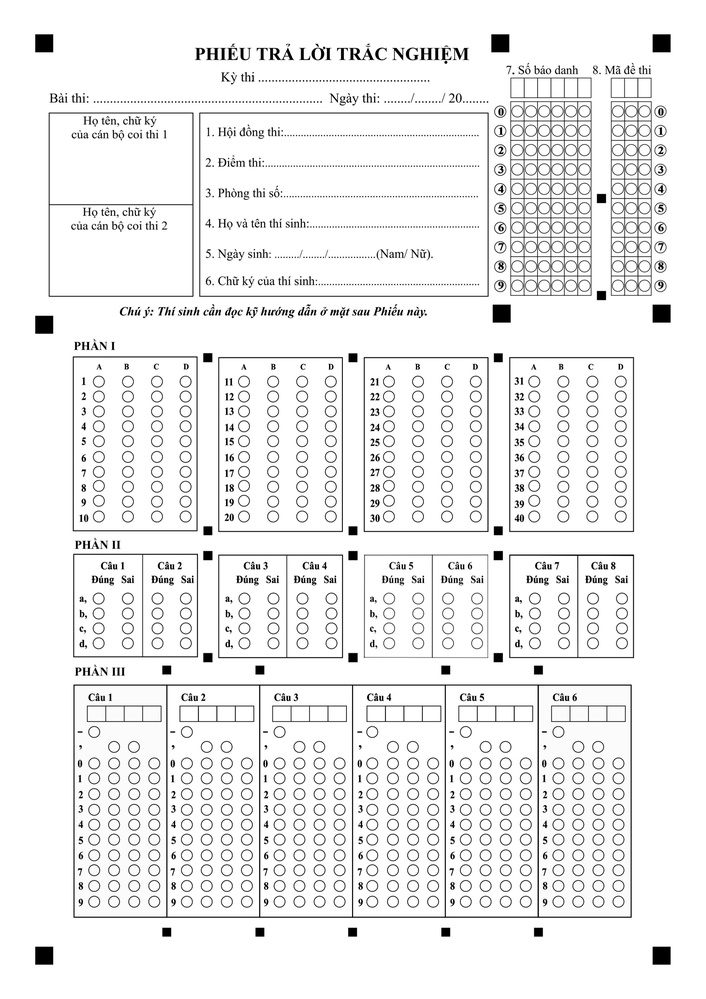
#> input picture image_input.jpg, 706 x 999 px, shrunk from 2481 x 3508 before the run
$ python -i p2.py   (imports and definitions only)
#> lines starting #> are read from the running program, lines starting #| are printed output that depends on the picture; after the words box and inside, x2 and y2 are one past the last pixel; in counts of white or black regions, pixels touching at a corner belong together
import cv2
import numpy as np
import matplotlib.pyplot as plt


def remove_text(image):
    # Convert to grayscale if not already
    if len(image.shape) == 3:
        gray = cv2.cvtColor(image, cv2.COLOR_BGR2GRAY)
    else:
        gray = image.copy()

    # Apply threshold
    _, binary = cv2.threshold(gray, 0, 255, cv2.THRESH_BINARY_INV + cv2.THRESH_OTSU)

    # Find contours
    contours, _ = cv2.findContours(binary, cv2.RETR_EXTERNAL, cv2.CHAIN_APPROX_SIMPLE)

    # Create a mask
    mask = np.ones(gray.shape, dtype=np.uint8) * 255

    for contour in contours:
        # Calculate contour properties
        area = cv2.contourArea(contour)
        perimeter = cv2.arcLength(contour, True)
        if perimeter == 0:
            continue
        circularity = 4 * np.pi * area / (perimeter * perimeter)

        # If the contour is not circular enough, remove it
        if circularity < 0.7 or area < 100:  # Adjust these thresholds as needed
            cv2.drawContours(mask, [contour], 0, 0, -1)

    # Apply the mask to the original image
    result = cv2.bitwise_and(gray, mask)

    return result


def detect_circles_and_marks(image):
    # Remove text
    cleaned_image = remove_text(image)

    # Apply GaussianBlur to reduce noise
    blurred = cv2.GaussianBlur(cleaned_image, (5, 5), 0)

    # Use HoughCircles to detect all circles
    circles = cv2.HoughCircles(
        blurred,
        cv2.HOUGH_GRADIENT,
        dp=1,
        minDist=30,
        param1=50,
        param2=30,
        minRadius=15,
        maxRadius=30
    )

    marked_circles = []
    unmarked_circles = []

    if circles is not None:
        circles = np.uint16(np.around(circles))
        for circle in circles[0, :]:
            x, y, r = circle
            # Check if the circle is marked (has significant black pixels inside)
            mask = np.zeros(cleaned_image.shape, np.uint8)
            cv2.circle(mask, (x, y), r - 2, 255, -1)
            mean_val = cv2.mean(cleaned_image, mask=mask)[0]

            if mean_val < 200:  # Adjust this threshold as needed
                marked_circles.append(circle)
            else:
                unmarked_circles.append(circle)

    return marked_circles, unmarked_circles, cleaned_image


def create_grid(image, marked_circles, unmarked_circles):
    height, width = image.shape[:2]
    all_circles = marked_circles + unmarked_circles

    # Sort circles by y-coordinate (row)
    sorted_circles = sorted(all_circles, key=lambda c: c[1])

    # Identify unique rows
    rows = []
    current_row = []
    for circle in sorted_circles:
        if not current_row or abs(circle[1] - current_row[0][1]) < height * 0.05:  # 5% của chiều cao
            current_row.append(circle)
        else:
            rows.append(sorted(current_row, key=lambda c: c[0]))  # Sắp xếp theo x trong mỗi hàng
            current_row = [circle]
    if current_row:
        rows.append(sorted(current_row, key=lambda c: c[0]))

    return rows


def create_answer_matrix(rows, marked_circles):
    answer_matrix = []
    for row in rows:
        row_answers = []
        for circle in row:
            if any(np.array_equal(circle, mc) for mc in marked_circles):
                row_answers.append(1)
            else:
                row_answers.append(0)
        answer_matrix.append(row_answers)
    return answer_matrix


def process_answer_sheet_p2(image_path):
    # Read the image
#> called with image_path = '../image_input.jpg'
    image = cv2.imread(image_path)
#> image is the input picture: shape (999, 706, 3); min 0, max 255, mean 238.7
    image_rgb = cv2.cvtColor(image, cv2.COLOR_BGR2RGB)

    # Detect marked and unmarked circles
    marked_circles, unmarked_circles, cleaned_image = detect_circles_and_marks(image)
#> in remove_text, `_, binary = cv2.threshold(gray, 0, 255, cv2.THRESH_BINARY_INV + cv2.TH..`:
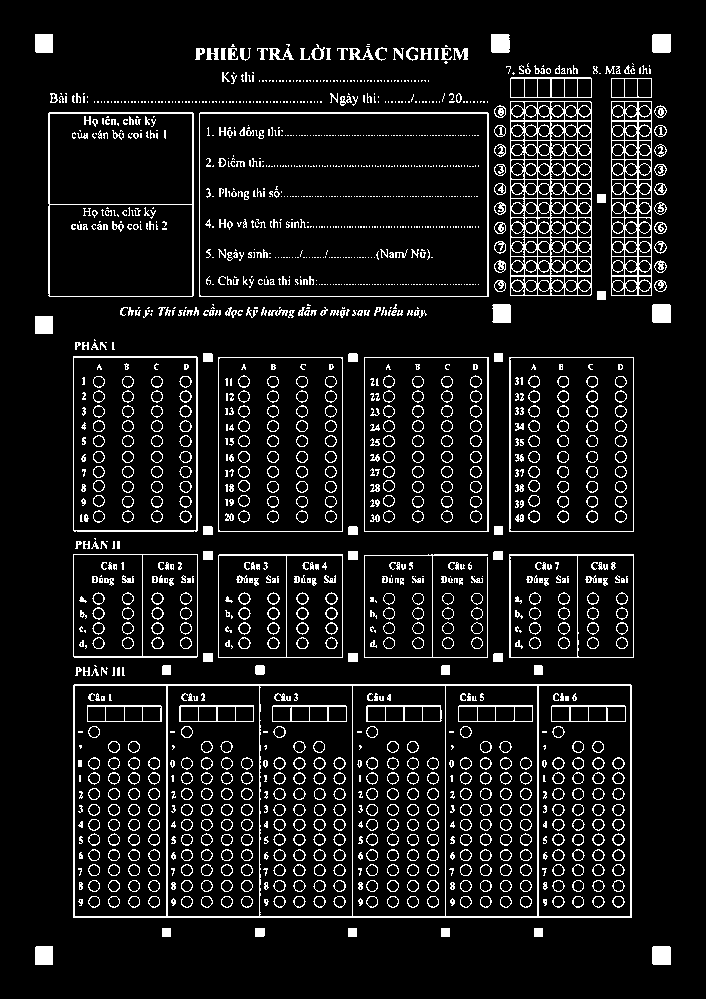
#> binary: shape (999, 706); 9% white in thin lines or dots, all inside (x1, y1, x2, y2) = (35, 34, 671, 965)
#> in remove_text, `contours, _ = cv2.findContours(binary, cv2.RETR_EXTERNAL, cv2.CHAIN_AP..`: contours = 394 contours, 284 with area under 20; largest, box (x1, y1, x2, y2) and area: (73, 684, 632, 918) 130013, (199, 112, 489, 297) 53175, (48, 112, 194, 297) 26675, (73, 356, 198, 532) 21696, (509, 357, 634, 532) 21576
#> the loop in remove_text, `for contour in contours:` made 394 passes
#> (area, perimeter, circularity) on passes 1, 2, 6: (322.5, 70.24, 0.821), (305.5, 69.41, 0.797), (71.5, 33.41, 0.805)
#> after the loop in remove_text, `for contour in contours:`:
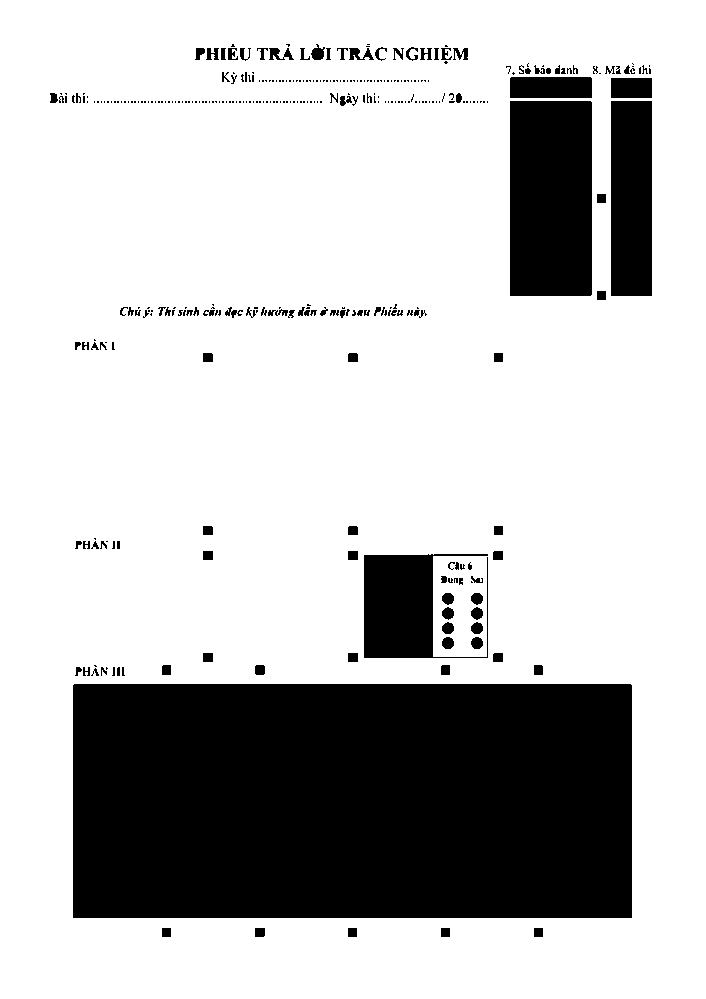
#> mask: shape (999, 706); 75.5% white; 353 black regions (227 under 20 px), largest, box (x1, y1, x2, y2) and area: (73, 684, 632, 918) 130804, (510, 101, 592, 296) 15988, (611, 101, 652, 296) 7995
#> in remove_text, `result = cv2.bitwise_and(gray, mask)`:
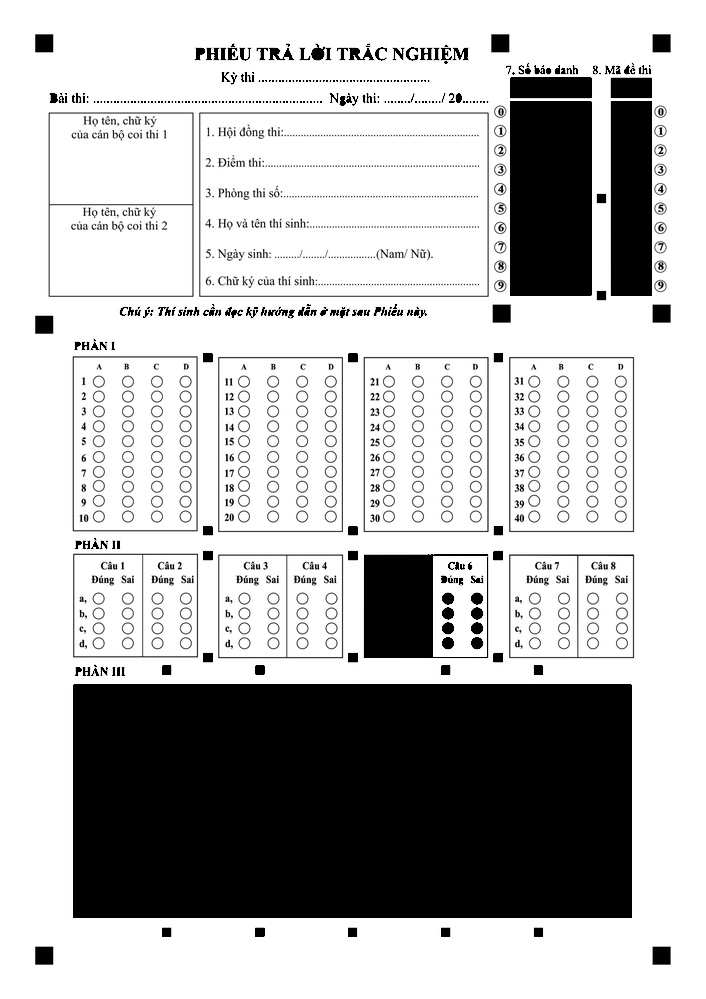
#> result: shape (999, 706); min 0, max 255, mean 185
#> in detect_circles_and_marks, `circles = cv2.HoughCircles( blurred, cv2.HOUGH_GRADIENT, dp=1, minDist..`: circles = None
#> marked_circles = []; unmarked_circles = []

    # Create grid
    rows = create_grid(image, marked_circles, unmarked_circles)
#> rows = []

    # Create answer matrix
    answer_matrix = create_answer_matrix(rows, marked_circles)
#> answer_matrix = []

    # Create result image
    result_img = image_rgb.copy()

    # Draw grid and circles
    for i, row in enumerate(rows):
        for j, circle in enumerate(row):
            color = (0, 255, 0) if answer_matrix[i][j] == 1 else (255, 0, 0)
            cv2.circle(result_img, (circle[0], circle[1]), circle[2], color, 2)
            cv2.putText(result_img, f"{i + 1},{j + 1}", (circle[0] - 20, circle[1] - 20),
                        cv2.FONT_HERSHEY_SIMPLEX, 0.5, (0, 0, 255), 2)
#> this loop made 0 passes

    # [11 lines of commented-out code are left out]

    return answer_matrix


# [6 lines of commented-out code are left out]

>>> result = process_answer_sheet_p2('../image_input.jpg')
#> result = []

$ run again, on image_filled.png
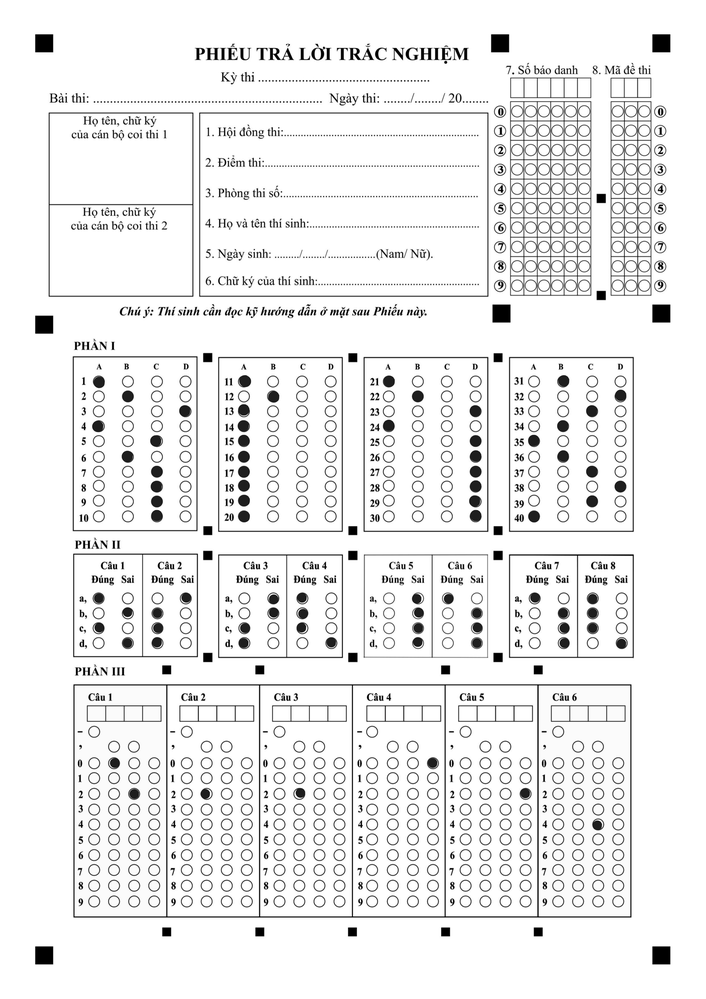
#> input picture image_filled.png, 706 x 999 px, shrunk from 2481 x 3508 before the run
#> in process_answer_sheet_p2, image is the input picture: shape (999, 706, 3); mean B, G, R 237, 237, 237
#> in remove_text, `_, binary = cv2.threshold(gray, 0, 255, cv2.THRESH_BINARY_INV + cv2.TH..`:
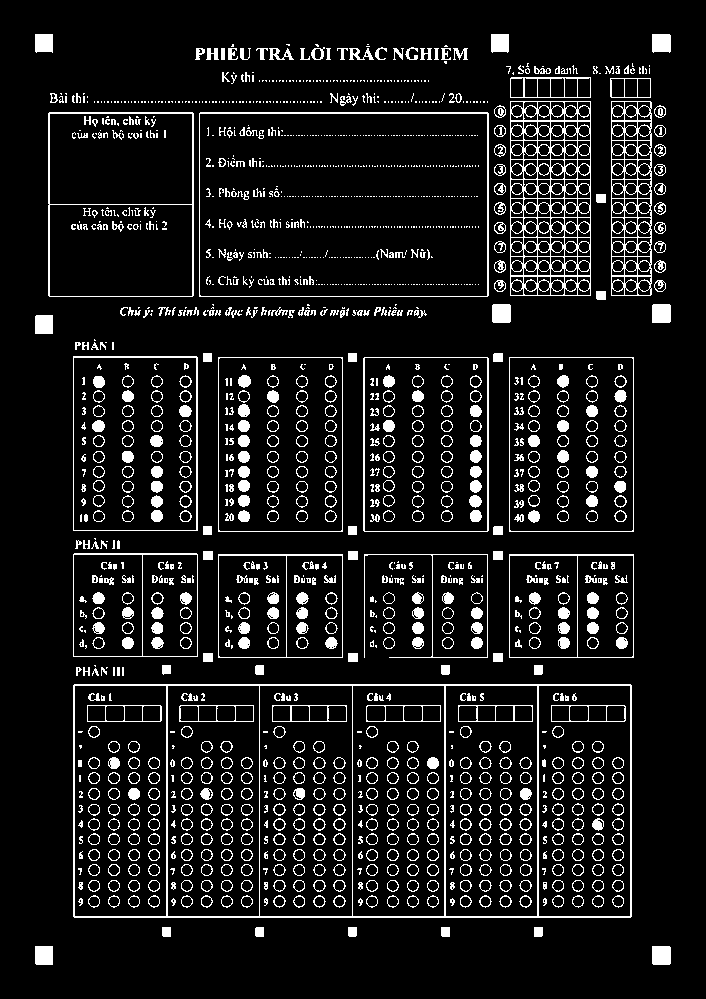
#> binary: shape (999, 706); 9.6% white in thin lines or dots, all inside (x1, y1, x2, y2) = (35, 34, 671, 965)
#> contours = 404 contours, 298 with area under 20; largest, box (x1, y1, x2, y2) and area: (73, 684, 632, 918) 130012, (199, 112, 489, 297) 53174, (48, 112, 194, 297) 26677, (363, 357, 489, 532) 21748, (509, 357, 634, 532) 21576
#> the loop in remove_text, `for contour in contours:` made 404 passes
#> (area, perimeter, circularity) on passes 1 to 3: (322.5, 70.24, 0.821), (305.5, 69.41, 0.797), (71.5, 33.41, 0.805)
#> in remove_text, `result = cv2.bitwise_and(gray, mask)`:
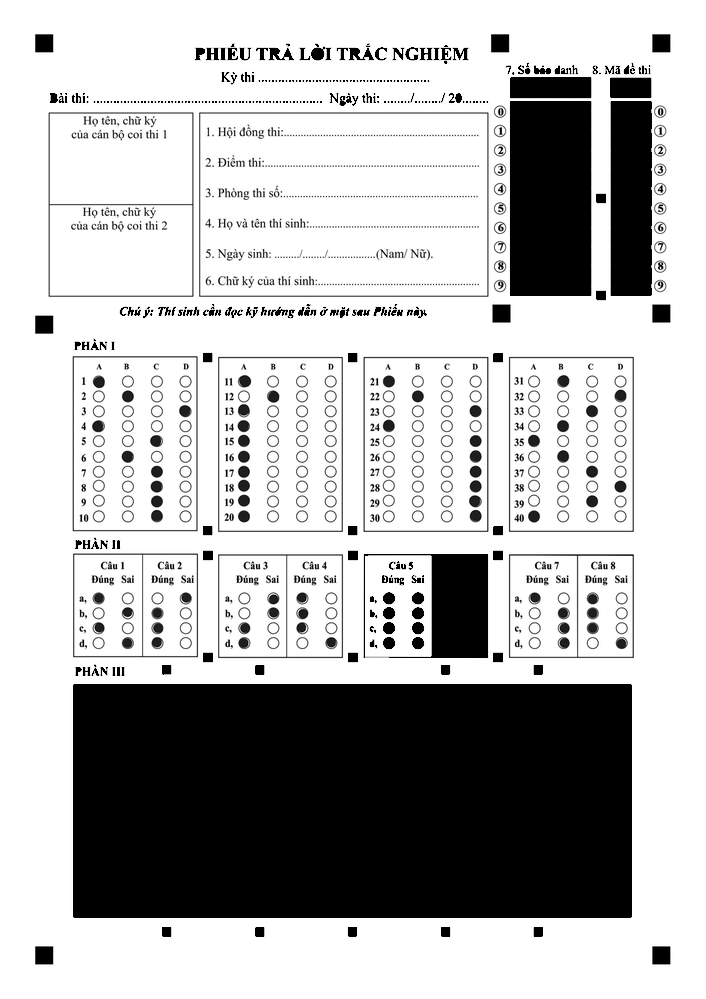
#> result: shape (999, 706); min 0, max 255, mean 184.1
#> circles = None
#> marked_circles = []
